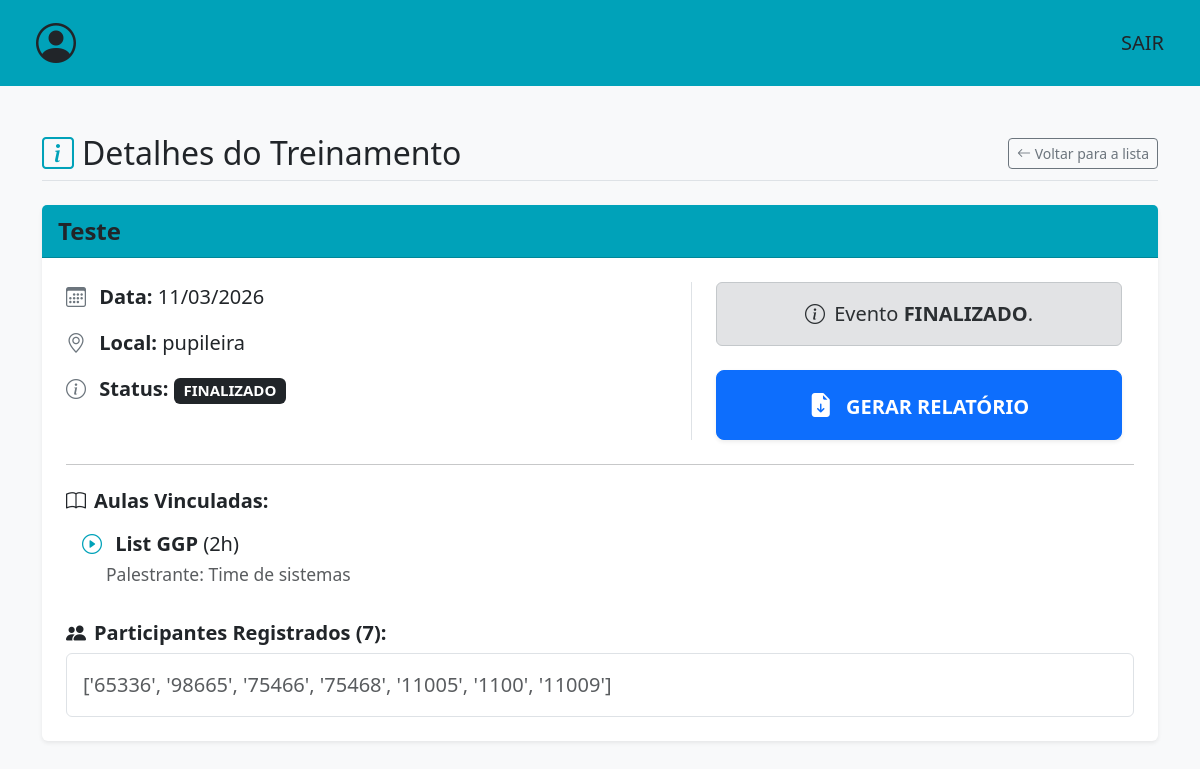
Screenshot of /conferir-treinamento/11/ (signed in) with the database file from the repository.
### events/models.py (models this page shows, shortened)
class Treinamento(models.Model):
    opcoes_local = [
        ("AUDITORIO HSI","hsi"),
        ("AUDITORIO ADM CENTRAL","pupileira"),
    ]
    opcoes_status = [
        ("FINALIZADO","finalizado"),
        ("CANCELADO","cancelado"),
        ("MARCADO","marcado"),
        ("ANDAMENTO","andamento")
    ]
    nm_evento = models.CharField(max_length=100)
    data = models.DateField()
    local = models.CharField(max_length=50,choices=opcoes_local)
    status = models.CharField(max_length=50,choices=opcoes_status)
    participantes = models.JSONField(default=list,blank=True)
    aulas = models.ManyToManyField(Aula, related_name='aulas')

class Aula(models.Model):
    nm_aula = models.CharField(max_length=150)
    descricao = models.CharField(max_length=200)
    palestrante = models.CharField(max_length=100)
    carga_horaria = models.IntegerField(null=False)

### events/views.py (the view)
# urls.py: path('conferir-treinamento/<int:treinamento_id>/',conferir_treinamento,name='conferir-treinamento'),
@login_required(login_url='/login')
def conferir_treinamento(request,treinamento_id):
    treinamento = Treinamento.objects.get(id=treinamento_id)
    return render(request,'events/conferir-treinamento.html',{'treinamento':treinamento})

### templates/events/conferir-treinamento.html (shortened to what this page needs)
<!DOCTYPE html>
<html lang="pt-br">
<head>
    <link href="https://cdn.jsdelivr.net/npm/bootstrap@5.3.2/dist/css/bootstrap.min.css" rel="stylesheet">
    <link href="https://cdn.jsdelivr.net/npm/bootstrap-icons@1.11.1/font/bootstrap-icons.css" rel="stylesheet">
</head>
<body class="bg-light">
    {% include 'partials/navbar.html' %}
    <div class="container mt-5">
        <div class="d-flex justify-content-between align-items-center mb-4 border-bottom pb-2">
            <h2 class="m-0"><i class="bi bi-info-square text-custom-teal me-2"></i>Detalhes do Treinamento</h2>
            <a href="{% url 'listar-eventos-marcados' %}" class="btn btn-outline-secondary btn-sm">
                <i class="bi bi-arrow-left"></i> Voltar para a lista
            </a>
        </div>
        <div class="card shadow-sm border-0">
            <div class="card-header bg-custom-teal text-dark fw-bold fs-4">
                {{ treinamento.nm_evento }}
            </div>
            <div class="card-body fs-5 p-4">
                <div class="row">
                    <div class="col-md-7">
                        <p><i class="bi bi-calendar3 text-secondary me-2"></i> <strong>Data:</strong> {{ treinamento.data|date:"d/m/Y" }}</p>
                        <p><i class="bi bi-geo-alt text-secondary me-2"></i> <strong>Local:</strong> {{ treinamento.get_local_display }}</p>
                        <p><i class="bi bi-info-circle text-secondary me-2"></i> <strong>Status:</strong>
                            <span class="badge bg-dark">{{ treinamento.get_status_display|upper }}</span>
                        </p>
                    </div>
                    <div class="col-md-5 d-flex flex-column justify-content-center gap-3 border-start px-4">
                        {% if treinamento.status == 'MARCADO' %}
                            <button type="button" class="btn btn-success btn-lg fw-bold shadow-sm py-3 w-100" data-bs-toggle="modal" data-bs-target="#iniciarModal">
                                <i class="bi bi-play-fill fs-4 me-2"></i> INICIAR EVENTO
                            </button>
                        {% else %}
                            <div class="alert alert-secondary text-center mb-2">
                                <i class="bi bi-info-circle me-1"></i> Evento <strong>{{ treinamento.get_status_display|upper }}</strong>.
                            </div>
                            <a href="{% url 'exportar-lista-treinamento' treinamento.id %}" class="btn btn-primary btn-lg fw-bold shadow-sm py-3 w-100">
                                <i class="bi bi-file-earmark-arrow-down-fill fs-4 me-2"></i> GERAR RELATÓRIO
                            </a>
                        {% endif %}
                    </div>
                </div>
                <hr class="my-4">
                <h5 class="fw-bold"><i class="bi bi-book me-2"></i>Aulas Vinculadas:</h5>
                <ul class="list-group list-group-flush mb-4">
                    {% for aula in treinamento.aulas.all %}
                        <li class="list-group-item bg-transparent">
                            <i class="bi bi-play-circle text-custom-teal me-2"></i>
                            <strong>{{ aula.nm_aula }}</strong> ({{ aula.carga_horaria }}h) <br>
                            <small class="text-muted ms-4">Palestrante: {{ aula.palestrante }}</small>
                        </li>
                    {% empty %}
                        <li class="list-group-item bg-transparent text-danger">Nenhuma aula vinculada a este evento.</li>
                    {% endfor %}
                </ul>
                <h5 class="fw-bold"><i class="bi bi-people-fill me-2"></i>Participantes Registrados ({{ treinamento.participantes|length }}):</h5>
                <div class="bg-white border rounded p-3 text-muted">
                    {{ treinamento.participantes }}
                </div>
            </div>
        </div>
    </div>
</body>
</html>

### templates/events/conferir-treinamento.html (style rules this page uses)
.bg-custom-teal { background-color: #00a2b9; }
.text-custom-teal { color: #00a2b9; }

### rows the page displays
Treinamento: nm_evento "Teste", data "11/03/2026", local "pupileira", status "FINALIZADO", participantes|length "7", participantes "['65336', '98665', '75466', '75468', '11005', '1100', '11009']"
Aula: nm_aula "List GGP", carga_horaria "2", palestrante "Time de sistemas"
